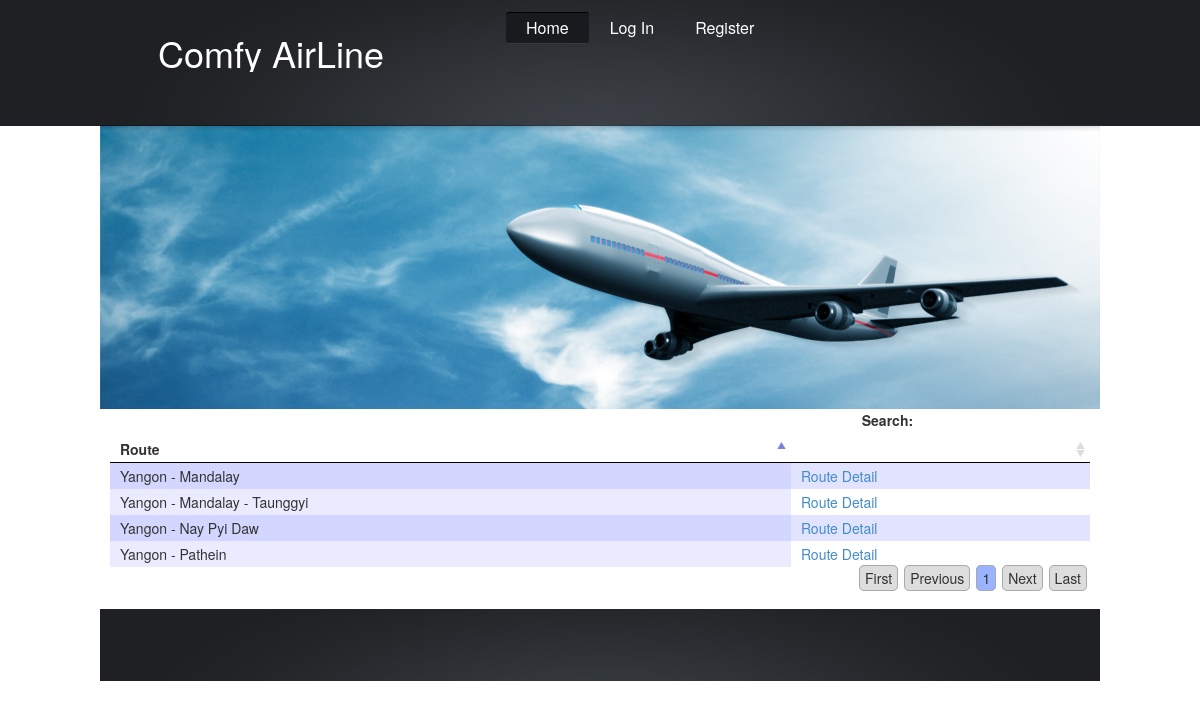
/routes-display.php, run on the app's committed database.
### tables this page shows
CREATE TABLE IF NOT EXISTS `routes` (
  `route_id` varchar(15) NOT NULL,
  `title` varchar(50) NOT NULL,
  `hour` int(2) NOT NULL,
  `min` int(2) NOT NULL,
  `remark` varchar(255) NOT NULL,
  PRIMARY KEY (`route_id`)
);

### routes-display.php (the view, shortened to what this page needs)
<?php include('includes/header.php'); ?>
<link href="css/jquery.dataTables.css" rel="stylesheet" type="text/css" />
<div class="row">
    <div class="col-md-12">
        <table id="route-table">
            <thead>
            <th>Route</th>
            <th></th>
            </thead>
            <tbody>
                <?php
                $sql = "SELECT * " .
                        "FROM routes " .
                        "ORDER BY title";
                $result = mysql_query($sql) or die(mysql_error());
                ?>
                <?php while ($row = mysql_fetch_array($result)) { ?>
                    <tr>
                        <td><?php echo $row['title']; ?></td>
                        <td><a href="route-detail-display.php?route_id=<?php echo $row['route_id']; ?>">Route Detail</a></td>
                    </tr>
                <?php } ?>
            </tbody>
        </table>
    </div>
</div>
<?php include('includes/footer.php'); ?>

### css/style.css (style rules this page uses)
body { background:#fff; border:0; font:14px Arial, Helvetica, sans-serif; color:#3c4046; line-height:20px; min-width:1000px; }
a { color:#1e749a; text-decoration:underline; outline:none; }
a { outline:none; }

### data on the page
routes: title "Yangon - Mandalay"
routes: title "Yangon - Mandalay - Taunggyi"
routes: title "Yangon - Nay Pyi Daw"
routes: title "Yangon - Pathein"
